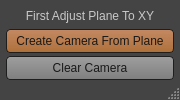
<?xml version="1.0" encoding="UTF-8"?>
<ui version="4.0">
 <class>ldmt_textureRender</class>
 <widget class="QMainWindow" name="ldmt_textureRender">
  <property name="geometry">
   <rect>
    <x>0</x>
    <y>0</y>
    <width>180</width>
    <height>100</height>
   </rect>
  </property>
  <property name="minimumSize">
   <size>
    <width>180</width>
    <height>100</height>
   </size>
  </property>
  <property name="maximumSize">
   <size>
    <width>180</width>
    <height>100</height>
   </size>
  </property>
  <property name="windowTitle">
   <string>Texture Render Tool</string>
  </property>
  <property name="styleSheet">
   <string notr="true">QMainWindow{
background-color: rgb(68,68,68);
}
QWidget#centralwidget{
background-color: rgb(68,68,68);
}
QPushButton{ 
border:1px solid rgb(30,30,30);
border-radius:4px;
background-color: qlineargradient(spread:pad, x1:1, y1:1, x2:1, y2:0, stop:0 rgba(189, 118, 57, 225), stop:1 rgba(235, 158, 108, 195));
color:rgb(25,25,25);}
QPushButton:hover{ 
 border:1px solid rgb(30,30,30);
background-color: qlineargradient(spread:pad, x1:1, y1:1, x2:1, y2:0, stop:0 rgba(189, 118, 57, 225), stop:1 rgba(255, 178, 128, 195));
color:rgb(25,25,25);}
QPushButton:pressed{ 
 border:1px solid rgb(30,30,30);
background-color: qlineargradient(spread:pad, x1:1, y1:1, x2:1, y2:0, stop:0 rgba(235, 158, 108, 195), stop:1 rgba( 189, 118, 57, 225));
color:rgb(25,25,25);}

QRadioButton{
color:rgb(175,175,175);
}
QCheckBox{
color:rgb(175,175,175);
}

QStatusBar QLabel {
    border: 3px solid white;
}

QStatusBar {
    color: rgb(175,175,175);
}

QStatusBar::item {
    border: 1px solid red;
    border-radius: 3px;
}</string>
  </property>
  <widget class="QWidget" name="centralwidget">
   <property name="minimumSize">
    <size>
     <width>180</width>
     <height>80</height>
    </size>
   </property>
   <property name="maximumSize">
    <size>
     <width>180</width>
     <height>80</height>
    </size>
   </property>
   <layout class="QGridLayout" name="gridLayout">
    <property name="leftMargin">
     <number>6</number>
    </property>
    <property name="topMargin">
     <number>6</number>
    </property>
    <property name="rightMargin">
     <number>6</number>
    </property>
    <property name="bottomMargin">
     <number>0</number>
    </property>
    <property name="spacing">
     <number>3</number>
    </property>
    <item row="0" column="0" colspan="2">
     <widget class="QLabel" name="label">
      <property name="maximumSize">
       <size>
        <width>16777215</width>
        <height>20</height>
       </size>
      </property>
      <property name="statusTip">
       <string>Use a rectangle with 0-1 UV.</string>
      </property>
      <property name="layoutDirection">
       <enum>Qt::LeftToRight</enum>
      </property>
      <property name="styleSheet">
       <string notr="true">color:rgb(200,200,200);</string>
      </property>
      <property name="text">
       <string>First Adjust Plane To XY</string>
      </property>
      <property name="alignment">
       <set>Qt::AlignCenter</set>
      </property>
     </widget>
    </item>
    <item row="1" column="0" colspan="2">
     <widget class="QPushButton" name="btn_cameraFromPlane">
      <property name="sizePolicy">
       <sizepolicy hsizetype="Preferred" vsizetype="Preferred">
        <horstretch>0</horstretch>
        <verstretch>0</verstretch>
       </sizepolicy>
      </property>
      <property name="minimumSize">
       <size>
        <width>0</width>
        <height>20</height>
       </size>
      </property>
      <property name="maximumSize">
       <size>
        <width>16777215</width>
        <height>24</height>
       </size>
      </property>
      <property name="font">
       <font>
        <family>Segoe UI</family>
       </font>
      </property>
      <property name="cursor">
       <cursorShape>PointingHandCursor</cursorShape>
      </property>
      <property name="statusTip">
       <string>Create a camera facing selected.</string>
      </property>
      <property name="styleSheet">
       <string notr="true">QPushButton{ 
border:1px solid rgb(30,30,30);
border-radius:4px;
background-color: qlineargradient(spread:pad, x1:1, y1:1, x2:1, y2:0, stop:0 rgba(189, 118, 57, 225), stop:1 rgba(235, 158, 108, 195));
color:rgb(25,25,25);}
QPushButton:hover{ 
 border:1px solid rgb(30,30,30);
background-color: qlineargradient(spread:pad, x1:1, y1:1, x2:1, y2:0, stop:0 rgba(189, 118, 57, 225), stop:1 rgba(255, 178, 128, 195));
color:rgb(25,25,25);}
QPushButton:pressed{ 
 border:1px solid rgb(30,30,30);
background-color: qlineargradient(spread:pad, x1:1, y1:1, x2:1, y2:0, stop:0 rgba(235, 158, 108, 195), stop:1 rgba( 189, 118, 57, 225));
color:rgb(25,25,25);}
</string>
      </property>
      <property name="text">
       <string>Create Camera From Plane</string>
      </property>
     </widget>
    </item>
    <item row="2" column="0" colspan="2">
     <widget class="QPushButton" name="btn_clearCamera">
      <property name="sizePolicy">
       <sizepolicy hsizetype="Preferred" vsizetype="Preferred">
        <horstretch>0</horstretch>
        <verstretch>0</verstretch>
       </sizepolicy>
      </property>
      <property name="minimumSize">
       <size>
        <width>0</width>
        <height>20</height>
       </size>
      </property>
      <property name="maximumSize">
       <size>
        <width>16777215</width>
        <height>24</height>
       </size>
      </property>
      <property name="font">
       <font>
        <family>Segoe UI</family>
       </font>
      </property>
      <property name="cursor">
       <cursorShape>PointingHandCursor</cursorShape>
      </property>
      <property name="statusTip">
       <string>Delete all ldmt texture camera.</string>
      </property>
      <property name="styleSheet">
       <string notr="true">*.QPushButton{ 
background-color: qlineargradient(spread:pad, x1:1, y1:1, x2:1, y2:0, stop:0 rgba(135, 135, 135, 225), stop:1 rgba(185,185, 185, 195));
border:1px solid rgb(30,30,30);
color: rgb( 25,25,25 );
}
*.QPushButton:hover{ 
background-color: qlineargradient(spread:pad, x1:1, y1:1, x2:1, y2:0, stop:0 rgba(155, 155, 155, 225), stop:1 rgba(205,205, 205, 195));
border:1px solid rgb(30,30,30);
color: rgb( 25,25,25 );
text-decoration: underline!important;
}
*.QPushButton:pressed{ 
background-color: qlineargradient(spread:pad, x1:1, y1:1, x2:1, y2:0, stop:0 rgba(175, 175, 175, 195), stop:1 rgba(115,115, 115, 225));
border:1px solid rgb(30,30,30);
color: rgb( 25,25,25 );
}</string>
      </property>
      <property name="text">
       <string>Clear Camera</string>
      </property>
     </widget>
    </item>
   </layout>
  </widget>
  <widget class="QStatusBar" name="statusbar">
   <property name="statusTip">
    <string/>
   </property>
  </widget>
 </widget>
 <resources/>
 <connections/>
</ui>
